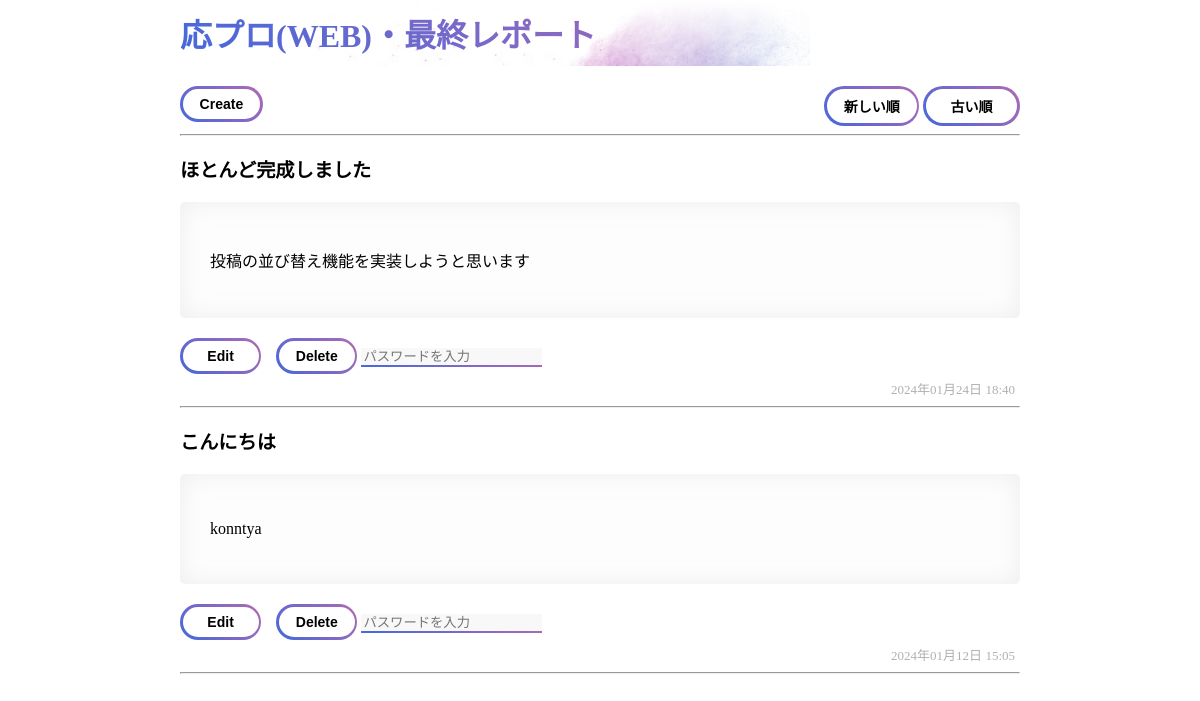
/blog/index.php, run on an earlier commit of the app's database.
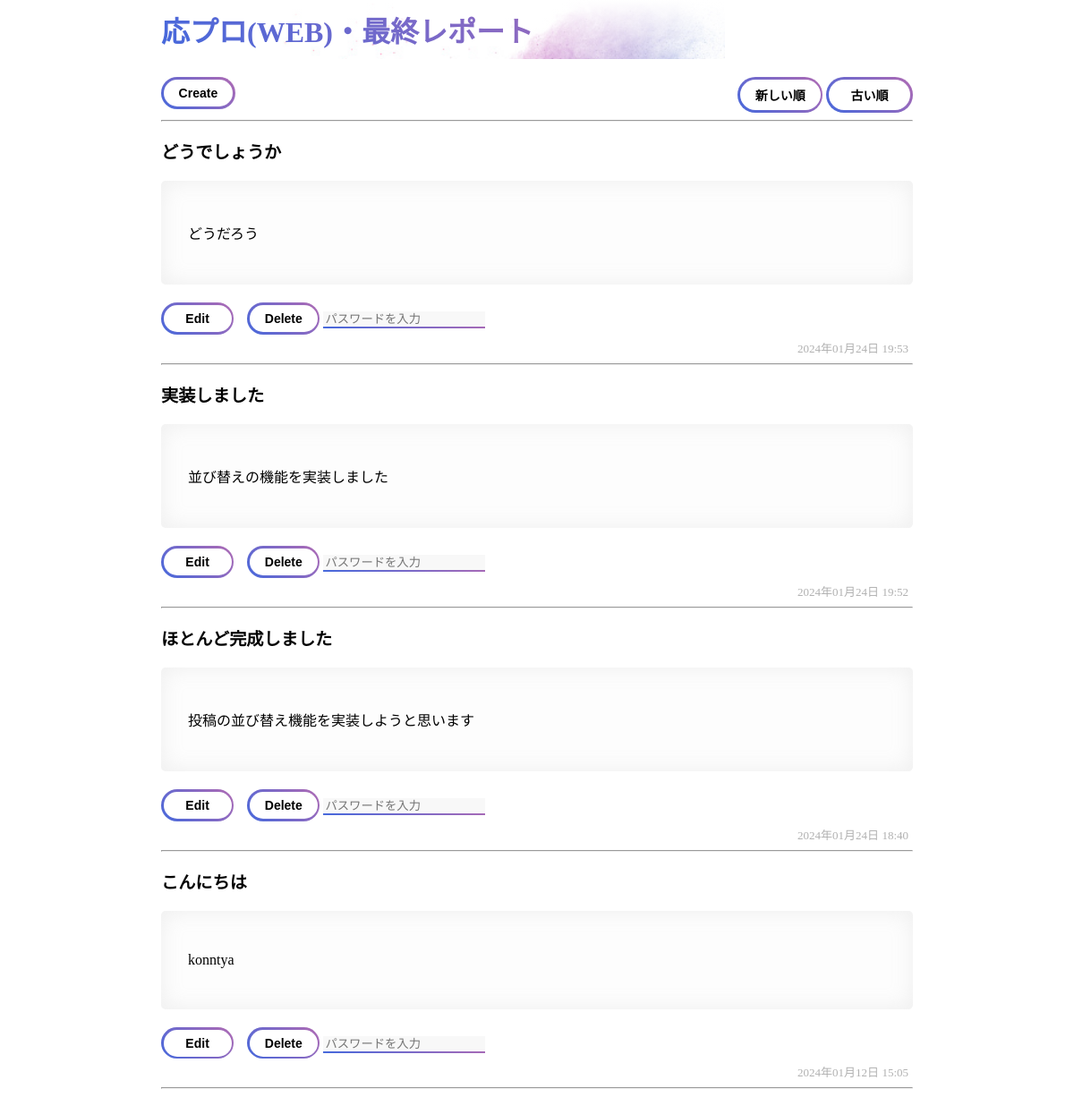
And on a later commit of the database.
### tables this page shows
CREATE TABLE posts (
id integer primary key autoincrement,
title text,
contents text,
date text );

### blog/index.php (the view, shortened to what this page needs)
<!DOCTYPE html>
<html lang="en">
<head>
   <link rel="stylesheet" href="./css/button.css">
   <link rel="stylesheet" href="./css/header.css">
   <link rel="stylesheet" href="./css/index.css">
   <link rel="stylesheet" href="./css/post.css">
</head>
<body>
   <header>
      <h1>応プロ(WEB)・最終レポート</h1>
   </header>
   <div class="container">
      <div class="buttons">
         <form action="post.php" method="post">
            <button class="bn30" type="submit">Create</button>
         </form>
         <form action="index.php" method="post" class="order-button">
            <button class="bn30" type="submit" name="asc">新しい順</button>
            <button class="bn30" type="submit" name="desc">&nbsp;&nbsp;古い順&nbsp;&nbsp;</button>
         </form>
      </div>
      <hr />
      <?php
      try {
         $dbh = new PDO('sqlite:blog.db', '', '');
         if (isset($_POST['desc']) == true) {
            $sth = $dbh->prepare("select * from posts order by date asc");
         } else {
            $sth = $dbh->prepare("select * from posts order by date desc");
         }
         $sth->execute();
         while ($row = $sth->fetch()) {
            $time = preg_split("/[\s.:-]+/", $row['date']);
            ?>
            <p class="post-title">
               <?php echo $row['title'] ?>
            </p>
            <div class="message-box">
               <p>
                  <?php echo $row['contents'] ?><br>
               </p>
            </div>
            <div class="buttons">
               <div class="edit-button">
                  <form action="edit.php" method="post">
                     <button class="bn30" type="submit">&nbsp;&nbsp;Edit&nbsp;&nbsp;</button>
                  </form>
               </div>
               <div class="delete-button">
                  <form action="delete.php" method="post">
                     <button class="bn30" type="submit">Delete</button>
                     <input type="password" name="password" size="20" placeholder="パスワードを入力" required />
                  </form>
               </div>
            </div>
            <div class="timestamp">
               <p>
                  <?php echo $time[0] . "年" . $time[1] . "月" . $time[2] . "日 " . $time[3] . ":" . $time[4] ?>
               </p>
            </div>
            <hr />
            <?php
         }
      } catch (PDOException $e) {
         print "エラー!: " . $e->getMessage() . "<br/>";
         die();
      }
      ?>
   </div>
</body>
</html>

### blog/css/button.css (style rules this page uses)
.bn30 { border: 5em; cursor: pointer; outline: none; font-size: 14px; font-weight: bold; transform: translate(0); background-image: linear-gradient(45deg, #4568dc, #b06ab3); padding: 0.7em 1.4em; border-radius: 65px; box-shadow: 1px 1px 10px rgba(255, 255, 255, 0.438); transition: box-shadow 0.25s; color: rgb(0, 0, 0); }
.bn30:after { content: ""; border-radius: 18px; position: absolute; margin: 2.7px; top: 0; left: 0; bottom: 0; right: 0; z-index: -1; background: #ffffff; }
input { border: 2.7px solid; -o-border-image: linear-gradient(45deg, #4568dc, #b06ab3) 1; border-image: linear-gradient(45deg, #4568dc, #b06ab3) 1; border-top: #ffffff; border-right: #ffffff; border-left: #ffffff; background-color: #f8f8f8; outline: none; }

### blog/css/header.css (style rules this page uses)
header { max-width: 600px; padding: 10px 30px; background-image: linear-gradient(to bottom, rgb(255, 255, 255) 0%, rgba(255, 255, 255, 0) 100%), url(../images/splash.jpg); background-size: cover; background-repeat: no-repeat; }
h1 { background: -webkit-linear-gradient(45deg, #4568dc, #b06ab3); -webkit-background-clip: text; background-clip: text; -webkit-text-fill-color: transparent; margin: 0%; }

### blog/css/index.css (style rules this page uses)
.container { padding: 0px 30px 30px 30px; }
body { margin: 0px 150px; }

### blog/css/post.css (style rules this page uses)
.message-box { background-color: rgba(253, 253, 253, 0.82); padding: 30px; border-radius: 5px; box-shadow: inset 0px 0px 22px 2px rgba(175, 175, 175, 0.18); }
.buttons { display: flex; padding: 20px 0px 0px 0px; gap: 15px; }
.order-button { margin-left: auto; }
.timestamp { text-align: end; }
.timestamp > p { margin: 5px; color: #b0b0b0; font-size: small; }
.post-title { font-size: larger; font-weight: bold; }

What changed in the data, as far as the page shows it:
added posts: title "どうでしょうか", contents "どうだろう", date "2024", date "01", date "24", date "19", date "53"
added posts: title "実装しました", contents "並び替えの機能を実装しました", date "2024", date "01", date "24", date "19", date "52"
